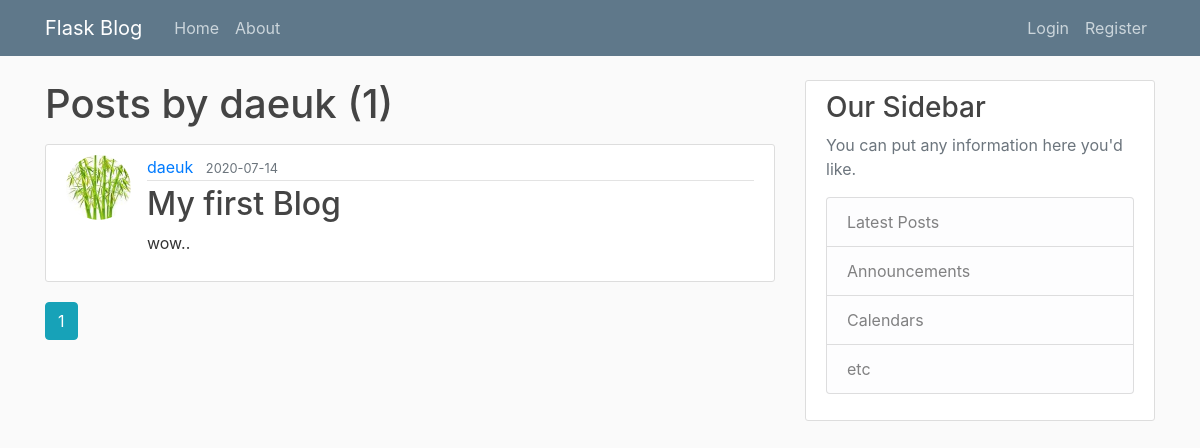
/user/daeuk, run on an earlier commit of the app's database.
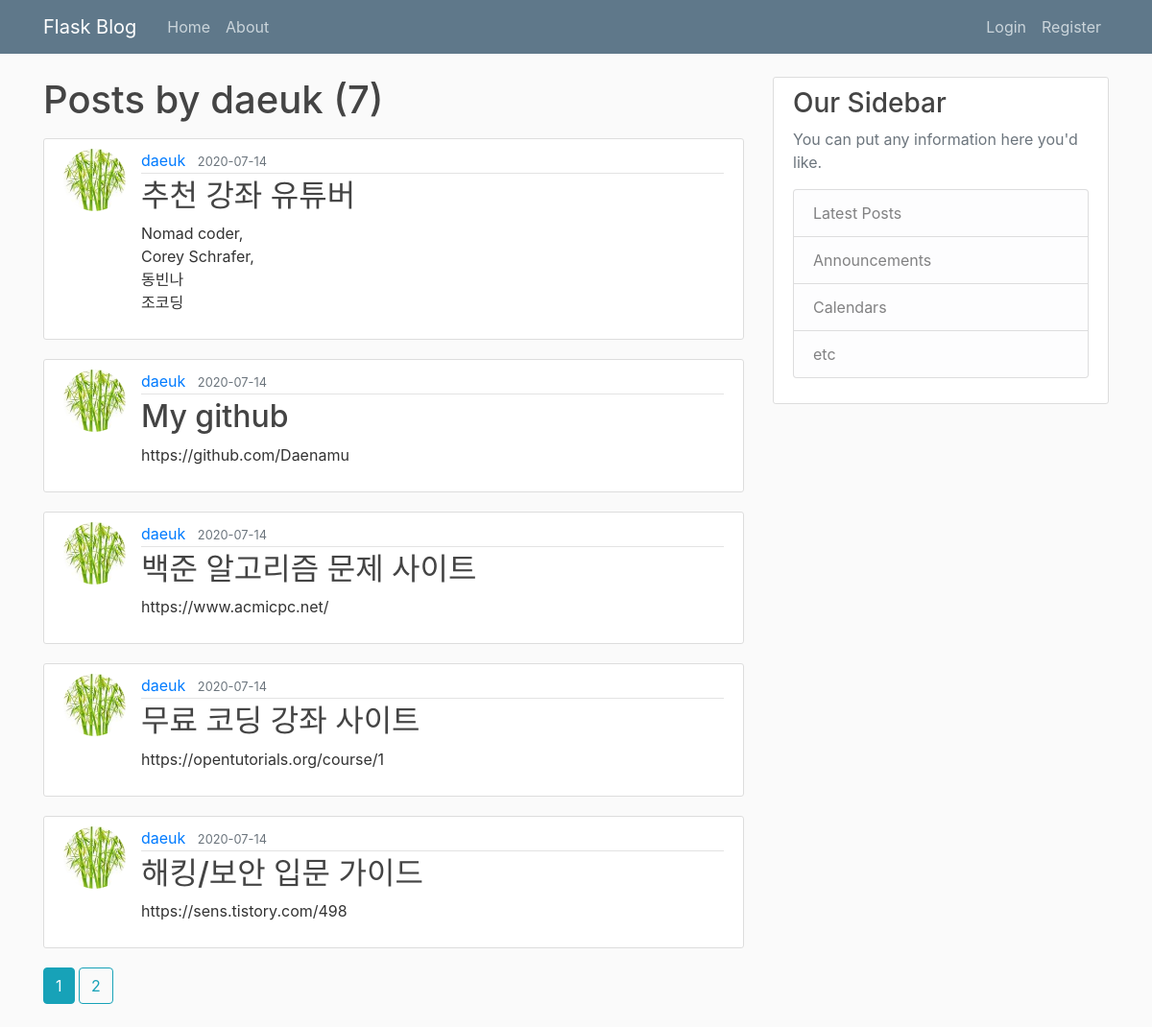
And on a later commit of the database.
### flaskblog/models.py (models this page shows, shortened)
class User(db.Model, UserMixin):
    __table_name__ = 'user'
    id = db.Column(db.Integer, primary_key=True)
    username = db.Column(db.String(20), unique=True, nullable=False)
    email = db.Column(db.String(120), unique=True, nullable=False)
    image_file = db.Column(db.String(20), nullable=False, default='default.jpg')
    password = db.Column(db.String(60), nullable=False)
    posts = db.relationship('Post', backref='author', lazy=True)  # relationship 은  객체 이름을 받음.

class Post(db.Model):
    __table_name__ = 'post'
    id = db.Column(db.Integer, primary_key=True)
    title = db.Column(db.String(100), nullable=False)
    date_posted = db.Column(db.DateTime, nullable=False, default=datetime.utcnow)
    content = db.Column(db.Text, nullable=False)
    user_id = db.Column(db.Integer, db.ForeignKey('user.id'), nullable=False)  # foreignkey 는 테이블 이름을 인자로 받음.

### flaskblog/users/routes.py (the view)
@users.route('/user/<string:username>')
def user_posts(username):
    page = request.args.get('page', 1, type=int)
    user = User.query.filter_by(username=username).first_or_404()
    posts = Post.query.filter_by(author=user) \
        .order_by(Post.date_posted.desc()) \
        .paginate(per_page=5, page=page)
    return render_template("user_post.html", posts=posts, user=user)

### flaskblog/templates/user_post.html
{% extends "layout.html" %}
{% block content %}
    <h1 class="mb-3">Posts by {{ user.username }} ({{ posts.total }})</h1>
    {% for post in posts.items %}
        <article class="media content-section">
            <img class="rounded-circle article-img" src="{{ url_for('static', filename='profile_pics/' + post.author.image_file) }}" >
            <div class="media-body">
                <div class="article-metadata">
                    <a class="mr-2" href="{{ url_for('users.user_posts', username=post.author.username) }}">{{ post.author.username }}</a>
                    <small class="text-muted">{{ post.date_posted.strftime('%Y-%m-%d') }}</small>
                </div>
                <h2><a class="article-title" href="{{ url_for('posts.post', post_id=post.id) }}">{{ post.title }}</a></h2>
                <p class="article-content">{{ post.content }}</p>
            </div>
        </article>
    {% endfor %}
    {% for page_num in posts.iter_pages(left_edge=1, right_edge=1, left_current=1, right_current=2) %}
        {% if page_num %}
            {% if posts.page == page_num %}
                <a class="btn btn-info mb-4" href="{{ url_for('users.user_posts', username=user.username, page=page_num) }}">{{ page_num }}</a>
            {% else %}
                <a class="btn btn-outline-info mb-4" href="{{ url_for('users.user_posts', username=user.username, page=page_num) }}">{{ page_num }}</a>
            {% endif %}
        {% else %}
            ...
        {% endif %}
    {% endfor %}
{% endblock content %}

### flaskblog/templates/layout.html (shortened to what this page needs)
<!DOCTYPE html>
<html>
    <head>
        <link rel="stylesheet" href="https://stackpath.bootstrapcdn.com/bootstrap/4.5.0/css/bootstrap.min.css">
        <link rel="stylesheet" type="text/css" href="{{ url_for('static', filename='main.css') }}">
    </head>
    <body>
        <header class="site-header">
          <nav class="navbar navbar-expand-md navbar-dark bg-steel fixed-top">
            <div class="container">
              <a class="navbar-brand mr-4" href="{{ url_for('main.home') }}">Flask Blog</a>
              <div class="collapse navbar-collapse" id="navbarToggle">
                <div class="navbar-nav mr-auto">
                  <a class="nav-item nav-link" href="{{ url_for('main.home') }}">Home</a>
                  <a class="nav-item nav-link" href="{{ url_for('main.about') }}">About</a>
                </div>
                <div class="navbar-nav">
                    {% if current_user.is_authenticated %}
                        <a class="nav-item nav-link" href="{{ url_for('posts.new_post') }}">New Post</a>
                        <a class="nav-item nav-link" href="{{ url_for('users.account') }}">Account</a>
                        <a class="nav-item nav-link" href="{{ url_for('users.logout') }}">Logout</a>
                    {% else %}
                        <a class="nav-item nav-link" href="{{ url_for('users.login') }}">Login</a>
                        <a class="nav-item nav-link" href="{{ url_for('users.register') }}">Register</a>
                    {% endif %}
                </div>
              </div>
            </div>
          </nav>
        </header>
        <main role="main" class="container">
          <div class="row">
            <div class="col-md-8">
                {% block content %}{% endblock %}
            </div>
            <div class="col-md-4">
              <div class="content-section">
                <h3>Our Sidebar</h3>
                <p class='text-muted'>You can put any information here you'd like.
                  <ul class="list-group">
                    <li class="list-group-item list-group-item-light">Latest Posts</li>
                    <li class="list-group-item list-group-item-light">Announcements</li>
                    <li class="list-group-item list-group-item-light">Calendars</li>
                    <li class="list-group-item list-group-item-light">etc</li>
                  </ul>
                </p>
              </div>
            </div>
          </div>
        </main>
    </body>
</html>

### flaskblog/static/main.css (style rules this page uses)
body { background: #fafafa; color: #333333; margin-top: 5rem; }
h1, h2, h3, h4, h5, h6 { color: #444444; }
.bg-steel { background-color: #5f788a; }
.site-header .navbar-nav .nav-link { color: #cbd5db; }
.content-section { background: #ffffff; padding: 10px 20px; border: 1px solid #dddddd; border-radius: 3px; margin-bottom: 20px; }
.article-title { color: #444444; }
.article-content { white-space: pre-line; }
.article-img { height: 65px; width: 65px; margin-right: 16px; }
.article-metadata { padding-bottom: 1px; margin-bottom: 4px; border-bottom: 1px solid #e3e3e3 }

What changed in the data, as far as the page shows it:
removed Post: image_file (picture), author.username "daeuk", date_posted "2020-07-14", title "My first Blog", content "wow.."
added Post: image_file (picture), author.username "daeuk", date_posted "2020-07-14", title "추천 강좌 유튜버", content "Nomad coder, Corey Schrafer, 동빈나 조코딩"
added Post: image_file (picture), author.username "daeuk", date_posted "2020-07-14", title "My github", content "https://github.com/Daenamu"
added Post: image_file (picture), author.username "daeuk", date_posted "2020-07-14", title "백준 알고리즘 문제 사이트", content "https://www.acmicpc.net/"
added Post: image_file (picture), author.username "daeuk", date_posted "2020-07-14", title "무료 코딩 강좌 사이트", content "https://opentutorials.org/course/1"
added Post: image_file (picture), author.username "daeuk", date_posted "2020-07-14", title "해킹/보안 입문 가이드", content "https://sens.tistory.com/498"
Also different on the page:
{{ posts.total }}: "1" → "7"
new list line: "2"
